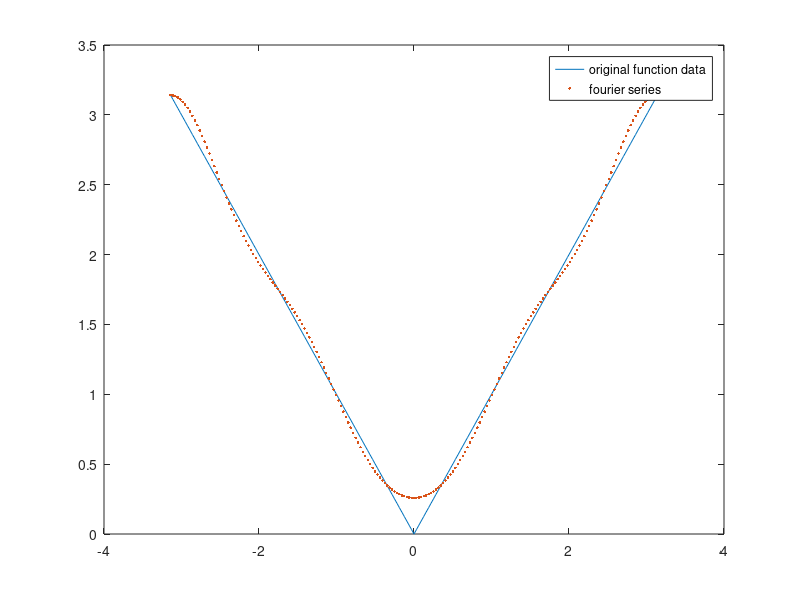

Here is the MATLAB script that generated this plot:
%%%%%%%%%%%%%%%%%%%%%%%%%%%%%
%exercise 24
%%%%%%%%%%%%%%%%%%%%%%%%%%%%%%%%%%
clear;clf;clc;
order=4;interval=[-pi,pi];
n=2*order+1;
x=linspace(-pi,pi,n+1);
x=x(1:end-1);
f=abs(x);
k=0:order;k=k';
An=2/n*cos(k*x)*f';
Bn=2/n*sin(k*x)*f';
%%%%%%%%%%%%%%%%%%%%%%%%%%%%%%%%%%%%%%%%%%
%basic function
%%%%%%%%%%%%%%%%%%%%%%%%%%%%%%%%%%%%%%%%%%
t=-pi:0.01*pi:pi;
ff_val=An(1)/2+An(2:end)'*cos(k(2:end)*t);
 plot(t,abs(t),t,ff_val,'.','linewidth',2)
 legend('original function data','fourier series')
%%%%%%%%%%%%%%%%%%%%%%%%%%%%%%%%%%%%%%%%%%
An
Bn
